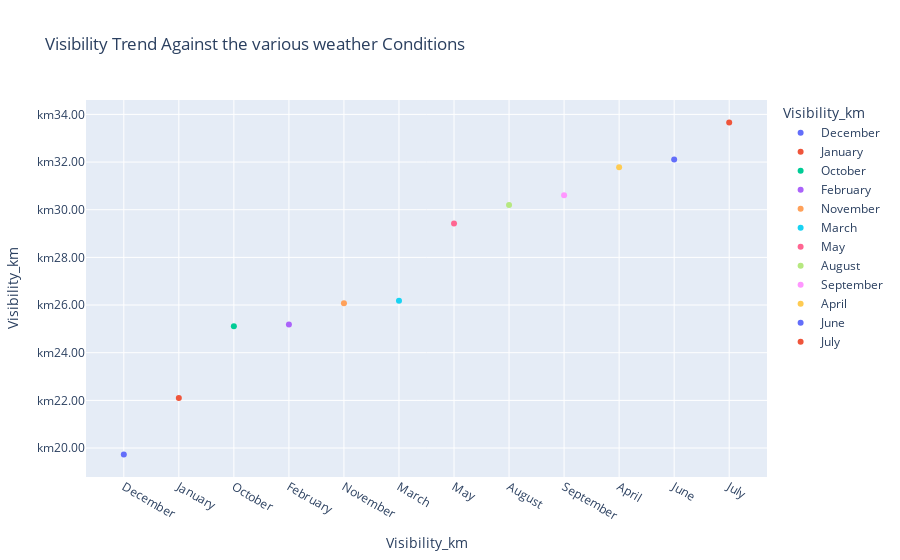

Notebook code for this chart:
### Code cell
fig=px.scatter(
Visibility_against_various_Months,
    x = 'Month',
    y= 'Visibility_km',
    color='Month',
    hover_name='Visibility_km',
    title='Visibility Trend Against the various weather Conditions',
    labels={'Month':'Visibility_km'}
)
fig.update_layout(showlegend = True,yaxis_tickprefix ='km',yaxis_tickformat=',.2f')

### Figure 1 — Plotly figure (JSON) as saved in the notebook; plotly's stock layout.template omitted (floating-point values rounded to 4 significant figures)
{"data": [{"hovertemplate": "<b>%{hovertext}</b><br><br>Visibility_km=%{y}<extra></extra>", "hovertext": [19.73], "legendgroup": "December", "marker": {"color": "#636efa", "symbol": "circle"}, "mode": "markers", "name": "December", "orientation": "v", "showlegend": true, "type": "scatter", "x": ["December"], "xaxis": "x", "y": [19.73], "yaxis": "y"}, {"hovertemplate": "<b>%{hovertext}</b><br><br>Visibility_km=%{y}<extra></extra>", "hovertext": [22.1], "legendgroup": "January", "marker": {"color": "#EF553B", "symbol": "circle"}, "mode": "markers", "name": "January", "orientation": "v", "showlegend": true, "type": "scatter", "x": ["January"], "xaxis": "x", "y": [22.1], "yaxis": "y"}, {"hovertemplate": "<b>%{hovertext}</b><br><br>Visibility_km=%{y}<extra></extra>", "hovertext": [25.11], "legendgroup": "October", "marker": {"color": "#00cc96", "symbol": "circle"}, "mode": "markers", "name": "October", "orientation": "v", "showlegend": true, "type": "scatter", "x": ["October"], "xaxis": "x", "y": [25.11], "yaxis": "y"}, {"hovertemplate": "<b>%{hovertext}</b><br><br>Visibility_km=%{y}<extra></extra>", "hovertext": [25.18], "legendgroup": "February", "marker": {"color": "#ab63fa", "symbol": "circle"}, "mode": "markers", "name": "February", "orientation": "v", "showlegend": true, "type": "scatter", "x": ["February"], "xaxis": "x", "y": [25.18], "yaxis": "y"}, {"hovertemplate": "<b>%{hovertext}</b><br><br>Visibility_km=%{y}<extra></extra>", "hovertext": [26.08], "legendgroup": "November", "marker": {"color": "#FFA15A", "symbol": "circle"}, "mode": "markers", "name": "November", "orientation": "v", "showlegend": true, "type": "scatter", "x": ["November"], "xaxis": "x", "y": [26.08], "yaxis": "y"}, {"hovertemplate": "<b>%{hovertext}</b><br><br>Visibility_km=%{y}<extra></extra>", "hovertext": [26.18], "legendgroup": "March", "marker": {"color": "#19d3f3", "symbol": "circle"}, "mode": "markers", "name": "March", "orientation": "v", "showlegend": true, "type": "scatter", "x": ["March"], "xaxis": "x", "y": [26.18], "yaxis": "y"}, {"hovertemplate": "<b>%{hovertext}</b><br><br>Visibility_km=%{y}<extra></extra>", "hovertext": [29.42], "legendgroup": "May", "marker": {"color": "#FF6692", "symbol": "circle"}, "mode": "markers", "name": "May", "orientation": "v", "showlegend": true, "type": "scatter", "x": ["May"], "xaxis": "x", "y": [29.42], "yaxis": "y"}, {"hovertemplate": "<b>%{hovertext}</b><br><br>Visibility_km=%{y}<extra></extra>", "hovertext": [30.19], "legendgroup": "August", "marker": {"color": "#B6E880", "symbol": "circle"}, "mode": "markers", "name": "August", "orientation": "v", "showlegend": true, "type": "scatter", "x": ["August"], "xaxis": "x", "y": [30.19], "yaxis": "y"}, {"hovertemplate": "<b>%{hovertext}</b><br><br>Visibility_km=%{y}<extra></extra>", "hovertext": [30.6], "legendgroup": "September", "marker": {"color": "#FF97FF", "symbol": "circle"}, "mode": "markers", "name": "September", "orientation": "v", "showlegend": true, "type": "scatter", "x": ["September"], "xaxis": "x", "y": [30.6], "yaxis": "y"}, {"hovertemplate": "<b>%{hovertext}</b><br><br>Visibility_km=%{y}<extra></extra>", "hovertext": [31.78], "legendgroup": "April", "marker": {"color": "#FECB52", "symbol": "circle"}, "mode": "markers", "name": "April", "orientation": "v", "showlegend": true, "type": "scatter", "x": ["April"], "xaxis": "x", "y": [31.78], "yaxis": "y"}, {"hovertemplate": "<b>%{hovertext}</b><br><br>Visibility_km=%{y}<extra></extra>", "hovertext": [32.1], "legendgroup": "June", "marker": {"color": "#636efa", "symbol": "circle"}, "mode": "markers", "name": "June", "orientation": "v", "showlegend": true, "type": "scatter", "x": ["June"], "xaxis": "x", "y": [32.1], "yaxis": "y"}, {"hovertemplate": "<b>%{hovertext}</b><br><br>Visibility_km=%{y}<extra></extra>", "hovertext": [33.66], "legendgroup": "July", "marker": {"color": "#EF553B", "symbol": "circle"}, "mode": "markers", "name": "July", "orientation": "v", "showlegend": true, "type": "scatter", "x": ["July"], "xaxis": "x", "y": [33.66], "yaxis": "y"}], "layout": {"legend": {"title": {"text": "Visibility_km"}, "tracegroupgap": 0}, "showlegend": true, "title": {"text": "Visibility Trend Against the various weather Conditions"}, "xaxis": {"anchor": "y", "categoryarray": ["December", "January", "October", "February", "November", "March", "May", "August", "September", "April", "June", "July"], "categoryorder": "array", "domain": [0, 1], "title": {"text": "Visibility_km"}}, "yaxis": {"anchor": "x", "domain": [0, 1], "tickformat": ",.2f", "tickprefix": "km", "title": {"text": "Visibility_km"}}}}
